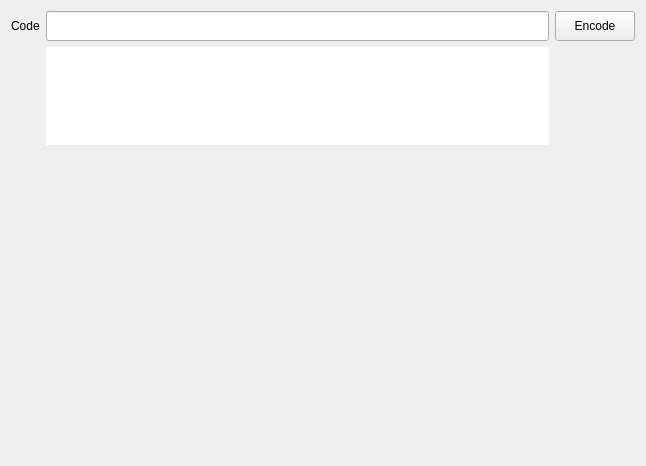
<?xml version="1.0" encoding="UTF-8"?>
<ui version="4.0">
 <class>BarCodeEncoderDecoder</class>
 <widget class="QMainWindow" name="BarCodeEncoderDecoder">
  <property name="geometry">
   <rect>
    <x>0</x>
    <y>0</y>
    <width>646</width>
    <height>466</height>
   </rect>
  </property>
  <property name="windowTitle">
   <string>BarCodeEncoderDecoder</string>
  </property>
  <widget class="QWidget" name="centralWidget">
   <layout class="QGridLayout" name="gridLayout">
    <item row="0" column="2">
     <widget class="QPushButton" name="pushButton_Encode">
      <property name="minimumSize">
       <size>
        <width>0</width>
        <height>30</height>
       </size>
      </property>
      <property name="text">
       <string>Encode</string>
      </property>
     </widget>
    </item>
    <item row="0" column="0">
     <widget class="QLabel" name="label">
      <property name="text">
       <string>Code</string>
      </property>
     </widget>
    </item>
    <item row="0" column="1">
     <widget class="QLineEdit" name="lineEdit">
      <property name="minimumSize">
       <size>
        <width>0</width>
        <height>30</height>
       </size>
      </property>
     </widget>
    </item>
    <item row="3" column="1">
     <spacer name="verticalSpacer_2">
      <property name="orientation">
       <enum>Qt::Vertical</enum>
      </property>
      <property name="sizeHint" stdset="0">
       <size>
        <width>20</width>
        <height>40</height>
       </size>
      </property>
     </spacer>
    </item>
    <item row="1" column="1">
     <widget class="QWidget" name="widget_Barcode" native="true">
      <property name="styleSheet">
       <string notr="true">background-color: rgb(255, 255, 255);</string>
      </property>
      <layout class="QVBoxLayout" name="verticalLayout">
       <item>
        <widget class="QLabel" name="label_BarCode">
         <property name="minimumSize">
          <size>
           <width>0</width>
           <height>60</height>
          </size>
         </property>
         <property name="text">
          <string/>
         </property>
         <property name="scaledContents">
          <bool>true</bool>
         </property>
         <property name="alignment">
          <set>Qt::AlignCenter</set>
         </property>
        </widget>
       </item>
       <item>
        <widget class="QLabel" name="label_Str">
         <property name="maximumSize">
          <size>
           <width>16777215</width>
           <height>10</height>
          </size>
         </property>
         <property name="font">
          <font>
           <pointsize>8</pointsize>
          </font>
         </property>
         <property name="text">
          <string/>
         </property>
         <property name="alignment">
          <set>Qt::AlignCenter</set>
         </property>
        </widget>
       </item>
      </layout>
     </widget>
    </item>
    <item row="2" column="1">
     <widget class="QLabel" name="label_QrCode">
      <property name="minimumSize">
       <size>
        <width>0</width>
        <height>100</height>
       </size>
      </property>
      <property name="text">
       <string/>
      </property>
      <property name="alignment">
       <set>Qt::AlignCenter</set>
      </property>
     </widget>
    </item>
   </layout>
  </widget>
 </widget>
 <layoutdefault spacing="6" margin="11"/>
 <resources/>
 <connections/>
</ui>
